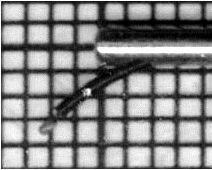
%> input picture Stimulator_short.png, 212 x 170 px
$ octave ModelStimulator.m   (GNU Octave 9; MATLAB toolbox functions it lacks are replaced by stand-ins)
%> lines starting %> are read from the running program, lines starting %| are printed output that depends on the picture
%% Load Stimulator Images

% open the stimulator image

FigurePath = '.\';
FigureNameShort = 'Stimulator_short.png';
FigureNameLong = 'Stimulator_long.png';

StimulatorImageShort = imread([FigurePath,'\',FigureNameShort]);
%> StimulatorImageShort is the input picture: size 170x212x3 uint8; min 0, max 255, mean 136.4
StimulatorImageShort = rgb2gray(StimulatorImageShort);
%> StimulatorImageShort: size 170x212 uint8
StimulatorImageLong = imread([FigurePath,'\',FigureNameLong]);
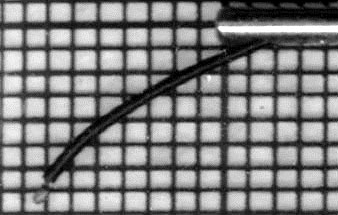
%> input picture Stimulator_long.png, 338 x 215 px
%> StimulatorImageLong is the input picture: size 215x338x3 uint8; min 0, max 255, mean 128.7
StimulatorImageLong = rgb2gray(StimulatorImageLong);
%> StimulatorImageLong: size 215x338 uint8


%% Resize Images to match

% set the mm scale on the image
figure('units','normalized','outerposition',[0 0 1 1])
imagesc(double(StimulatorImageShort));colormap(jet);axis image
%> after `axis image`:
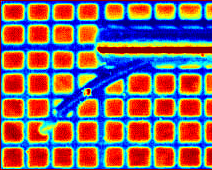
%> displayed picture: size 170x212x3, on the screen's scale of 0 to 255; mean R, G, B 131.4, 104.8, 109.7
display('how much is 1 mm on this image? - select two points in 1 mm distance');
%> (the run ends here)
